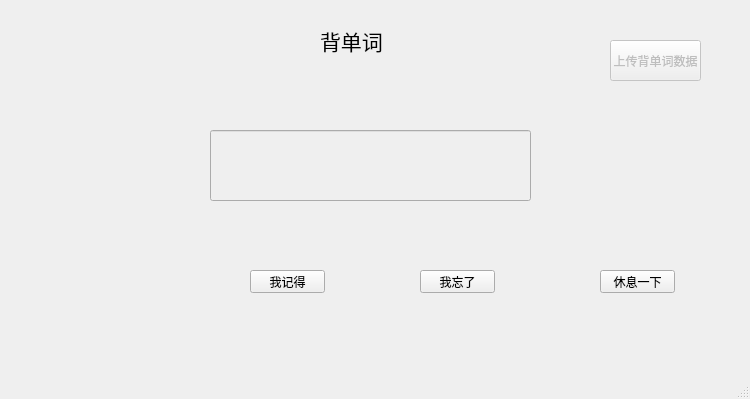
<?xml version="1.0" encoding="UTF-8"?>
<ui version="4.0">
 <class>RecitewordWindow</class>
 <widget class="QMainWindow" name="RecitewordWindow">
  <property name="enabled">
   <bool>true</bool>
  </property>
  <property name="geometry">
   <rect>
    <x>0</x>
    <y>0</y>
    <width>750</width>
    <height>399</height>
   </rect>
  </property>
  <property name="minimumSize">
   <size>
    <width>750</width>
    <height>399</height>
   </size>
  </property>
  <property name="maximumSize">
   <size>
    <width>750</width>
    <height>399</height>
   </size>
  </property>
  <property name="windowTitle">
   <string>MainWindow</string>
  </property>
  <widget class="QWidget" name="centralwidget">
   <widget class="QLabel" name="label_2">
    <property name="geometry">
     <rect>
      <x>320</x>
      <y>20</y>
      <width>91</width>
      <height>41</height>
     </rect>
    </property>
    <property name="font">
     <font>
      <family>Agency FB</family>
      <pointsize>16</pointsize>
     </font>
    </property>
    <property name="text">
     <string>背单词</string>
    </property>
   </widget>
   <widget class="QPushButton" name="restButton">
    <property name="enabled">
     <bool>true</bool>
    </property>
    <property name="geometry">
     <rect>
      <x>600</x>
      <y>270</y>
      <width>75</width>
      <height>23</height>
     </rect>
    </property>
    <property name="text">
     <string>休息一下</string>
    </property>
   </widget>
   <widget class="QLineEdit" name="wordEdit">
    <property name="enabled">
     <bool>false</bool>
    </property>
    <property name="geometry">
     <rect>
      <x>210</x>
      <y>130</y>
      <width>321</width>
      <height>71</height>
     </rect>
    </property>
    <property name="font">
     <font>
      <family>Agency FB</family>
      <pointsize>22</pointsize>
     </font>
    </property>
   </widget>
   <widget class="QPushButton" name="rememberButton">
    <property name="geometry">
     <rect>
      <x>250</x>
      <y>270</y>
      <width>75</width>
      <height>23</height>
     </rect>
    </property>
    <property name="text">
     <string>我记得</string>
    </property>
   </widget>
   <widget class="QPushButton" name="forgetButton">
    <property name="geometry">
     <rect>
      <x>420</x>
      <y>270</y>
      <width>75</width>
      <height>23</height>
     </rect>
    </property>
    <property name="text">
     <string>我忘了</string>
    </property>
   </widget>
   <widget class="QPushButton" name="uploadButton">
    <property name="enabled">
     <bool>false</bool>
    </property>
    <property name="geometry">
     <rect>
      <x>610</x>
      <y>40</y>
      <width>91</width>
      <height>41</height>
     </rect>
    </property>
    <property name="text">
     <string>上传背单词数据</string>
    </property>
   </widget>
  </widget>
  <widget class="QMenuBar" name="menubar">
   <property name="geometry">
    <rect>
     <x>0</x>
     <y>0</y>
     <width>750</width>
     <height>23</height>
    </rect>
   </property>
  </widget>
  <widget class="QStatusBar" name="statusbar"/>
 </widget>
 <resources/>
 <connections/>
</ui>
